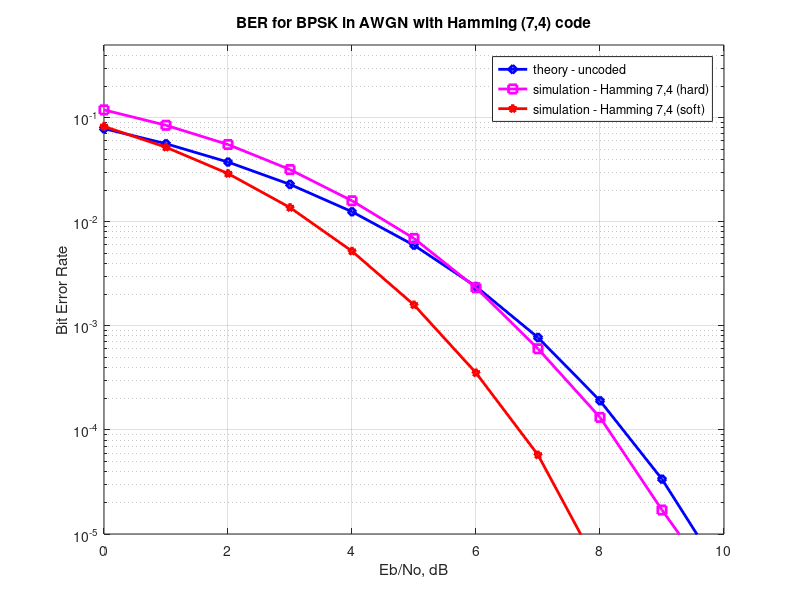

Recreate this plot in MATLAB.
%%%%%%%%%%%%%%%%%%%%%%%%%%%%%%%%%%%%%%%%%%%%%%%%%%%%%%%%%%%%
% All rights reserved by Krishna Pillai, http://www.dsplog.com
% The file may not be re-distributed without explicit authorization
% from Krishna Pillai.
% Checked for proper operation with Octave Version 3.0.0
% Author        : Krishna Pillai
% Email         : krishna@dsplog.com
% Version       : 1.0
% Date          : 14th  March 2012
% %%%%%%%%%%%%%%%%%%%%%%%%%%%%%%%%%%%%%%%%%%%%%%%%%%%%%%%%%

% Script for computing BER with Hamming (7,4) code 
% with soft and hard decision decoding 

clear
N = 2*10^6 ;% number of bits 

Eb_N0_dB =  [0:1:10]; % multiple Eb/N0 values
Ec_N0_dB = Eb_N0_dB - 10*log10(7/4);

h = [ 1   0   1 ;    1   1   1;    1   1   0;    0   1   1];
ht = [h ;eye(3)];
g = [eye(4) h];
synRef = [ 5 7 6 3  ];
bitIdx = [ 7 7 4 7 1 3 2].';

c_vec  = zeros(2^4,7);
for (kk = 0:2^4-1)
	m_vec = base2dec(dec2bin(kk,4).',2).';
	c_vec(kk+1,:) = mod(m_vec*g,2);
end

for yy = 1:length(Eb_N0_dB)

   % Transmitter
   ip = rand(1,N)>0.5; % generating 0,1 with equal probability
   
   % Hamming coding (7,4)
   ipM = reshape(ip,4,N/4).';
   ipC = mod(ipM*g,2);
   cip = reshape(ipC.',1,N/4*7);
   
   % Modulation
   s = 2*cip-1; % BPSK modulation 0 -> -1; 1 -> 1

   % Channel - AWGN
   n = 1/sqrt(2)*[randn(size(cip)) + j*randn(size(cip))]; % white gaussian noise, 0dB variance 

   % Noise addition
   y = s + 10^(-Ec_N0_dB(yy)/20)*n; % additive white gaussian noise

   % Receiver 
   cipHard = real(y)>0; % hard decision

   % Hard decision Hamming decoder
   cipHardM    = reshape(cipHard,7,N/4).';
   syndrome    = mod(cipHardM*ht,2); % find the syndrome 5000*3
   
   kr = kron(ones(N/4,1),[4 2 1]);
   syndromeDec = sum(syndrome.*kr,2); % converting the three bit syndrom to decimal
   
   
   syndromeDec(find(syndromeDec==0)) = 1; % to prevent simulation crash, assigning no error bits to parity
   
   bitCorrIdx  = bitIdx(syndromeDec); % find the bits to correct
   bitCorrIdx  = bitCorrIdx + [0:N/4-1].'*7; % finding the index in the array
   cipHard(bitCorrIdx) = ~cipHard(bitCorrIdx); % correcting bits
   idx = kron(ones(1,N/4),[1:4]) + kron([0:N/4-1]*7,ones(1,4)); % index of data bits
   ipHat_hard = cipHard(idx); % selecting data bits

   % Soft decision Hamming decoder
   cipSoftM    = reshape(real(y),7,N/4).';
   [val idx]   = max(cipSoftM*(2*c_vec.'-1),[],2);
   tmp = dec2bin(idx-1,4).';
   tmp = tmp(:);
   ipHat_soft = base2dec(tmp,2).';

%    ipHat_soft  = base2dec(dec2bin(idx-1,4).'(:),2).';	
    
   % counting the errors
   nErr_hard(yy) = size(find([ip- ipHat_hard]),2);
   nErr_soft(yy) = size(find([ip- ipHat_soft]),2);

end


theoryBer = 0.5*erfc(sqrt(10.^(Eb_N0_dB/10))); % theoretical ber uncoded AWGN
simBer_hard    = nErr_hard/N;
simBer_soft    = nErr_soft/N;

close all
figure
semilogy(Eb_N0_dB,theoryBer,'bd-','LineWidth',2);
hold on
semilogy(Eb_N0_dB,simBer_hard,'ms-','LineWidth',2);
semilogy(Eb_N0_dB,simBer_soft,'rp-','LineWidth',2);
axis([0 10 10^-5 0.5])
grid on
legend('theory - uncoded', 'simulation - Hamming 7,4 (hard)','simulation - Hamming 7,4 (soft)');
xlabel('Eb/No, dB');
ylabel('Bit Error Rate');
title('BER for BPSK in AWGN with Hamming (7,4) code');


